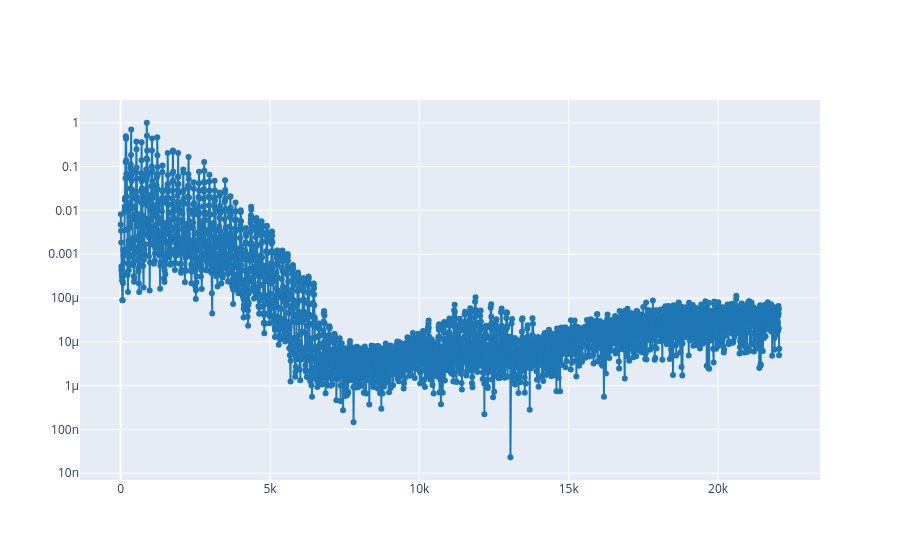

Source (notebook cell):
### Markdown cell above
3.2. Now, define a harmonic signal, `y` whose fundamental frequency is the defined in Lab 1. Go step by step adding a new harmonic in each step. Plot both signals (the reference and the synthesized) and try to reproduce the shape of the reference signal.

**Note 1**: in order to have a similar shape, we need to select the amplitudes and phases carefully. One way to do this is to define the harmonic signal as follows:

$$y(t) = \sum_{k=1}^K A_k\cos\left(2\pi kf_0 t + k \phi - (k-1)\pi/2 \right), $$

where $K$ is the number of harmonics, $f_0$ is the fundamental frequency, $A_k$ is the amplitude (weight) of each harmonic and $\phi$ is the phase of the signal (defined in Lab1 Ex 2.4).

**Note 2**:
Define the $A_k$ values relative to the fundamental frequency. This means to define $A_1=1$ and the others less than 1. You can use Audacity to plot the spectrum of the fragment selected of the reference audio and measure the relative amplitudes of the harmonics.

**Note 3**: Normalize the amplitude of the signal by the same amplitude of the reference. For instance, if the amplitude of the reference signal is 0.33, you can normalize the syntesized signal by first dividing by its maximum and then multiplyng by 0.33:

```
y = 0.33 * y / np.amax(y)
```

### Code cell
def plt_spectrum(z, t_start=0.2):
    from util import plot_spectrum_at
    from scipy import signal
    windows_len = 8192
    ff, tt, S = signal.spectrogram(z, 44100, nperseg=windows_len, noverlap=windows_len/2)
    plot_spectrum_at(ff, tt, S, t_start)

plt_spectrum(ref)

### Figure 1 — Plotly figure (JSON) as saved in the notebook; plotly's stock layout.template omitted (floating-point values rounded to 4 significant figures; data arrays with more than 128 entries replaced by an {"elided": "..."} marker saying what was removed)
{"data": [{"line": {"color": "#1f77b4", "shape": "linear"}, "mode": "lines+markers", "type": "scatter", "x": {"elided": "4097 float values"}, "y": {"elided": "4097 float values"}}], "layout": {"yaxis": {"type": "log"}}}
